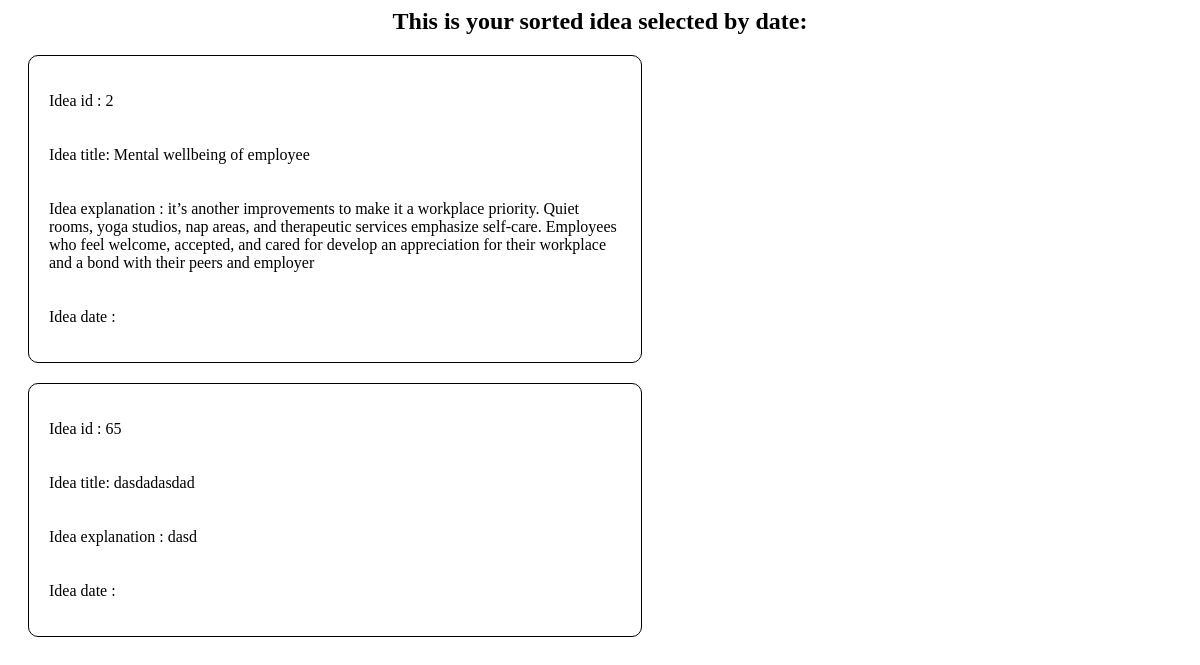
The page /sortideabydate.php on the database as committed earlier.
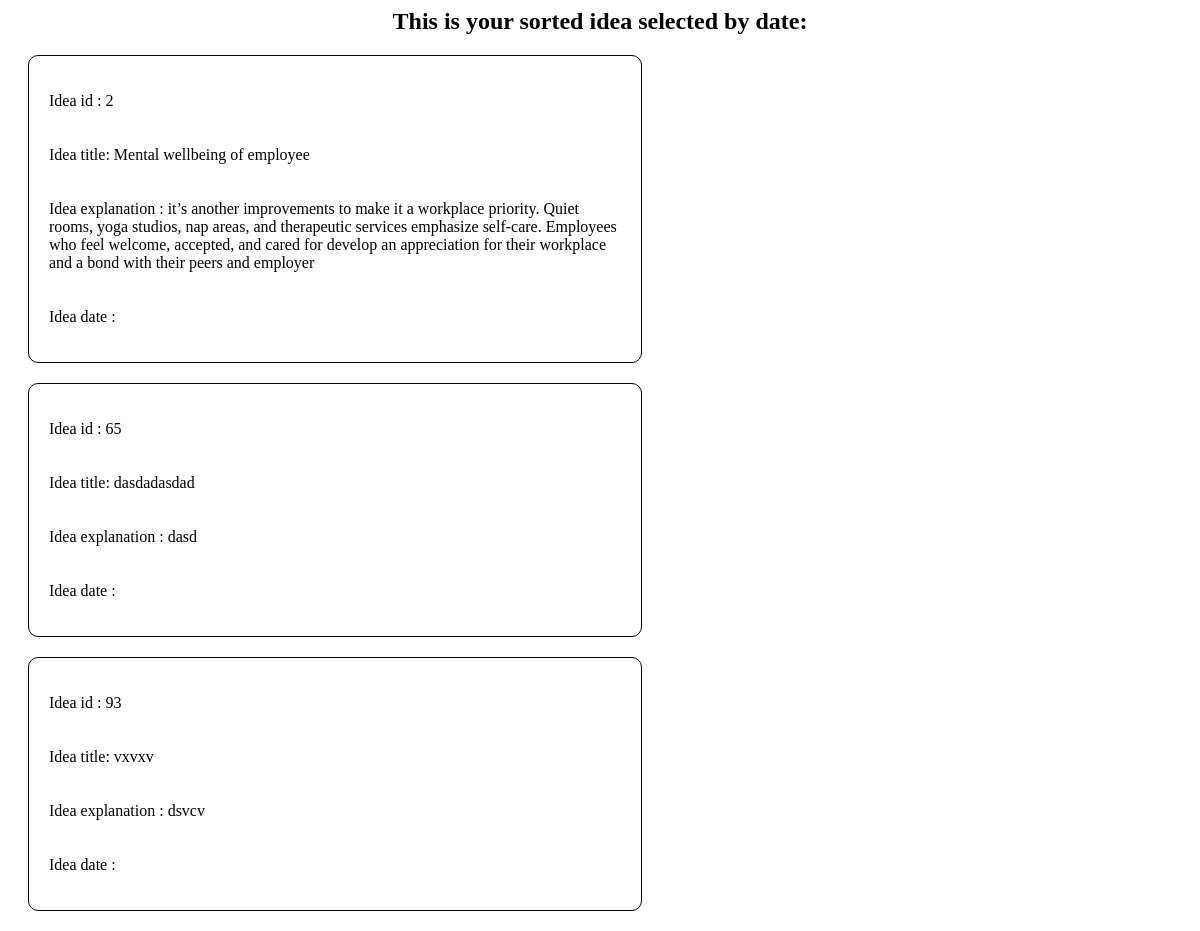
The same page on the database as committed later.
### tables this page shows
CREATE TABLE `ideas` (
  `id` int(11) NOT NULL,
  `title` varchar(255) DEFAULT NULL,
  `explanation` text DEFAULT NULL,
  `category_id` int(11) DEFAULT NULL,
  `ie_id` int(11) DEFAULT NULL,
  `hastags` varchar(255) NOT NULL,
  `file_path` varchar(255) NOT NULL,
  `attachment_name` varchar(255) NOT NULL
);

### sortideabydate.php (the view, shortened to what this page needs)
<?php
include 'dbconnect.php';
$sql = "SELECT * FROM ideas ORDER BY orderdate ASC";
$result = $con->query($sql);
if ($result->num_rows > 0) {
    echo"<h2>This is your sorted idea selected by date:</h2>";
    while($row = $result->fetch_assoc()) {
        echo "<div style='border:1px solid black; border-radius:10px 10px 10px 10px;padding:10px 10px;width:50%;margin:20px 20px '>";
        echo" <p>Idea id : " . $row["id"]."</p> ";
        echo" <p >Idea title: " . $row["title"]."</p> ";
        echo" <p>Idea explanation : " . $row["explanation"]."</p> ";
        echo" <p>Idea date : " . $row["orderdate"]."</p> ";
        echo "</div>";
    }
} else {
    echo "0 results";
}
?>
<html>
    <head>
    </head>
</html>

Rows that differ between the two databases and show on the page:
added ideas: id "93", title "vxvxv", explanation "dsvcv"
